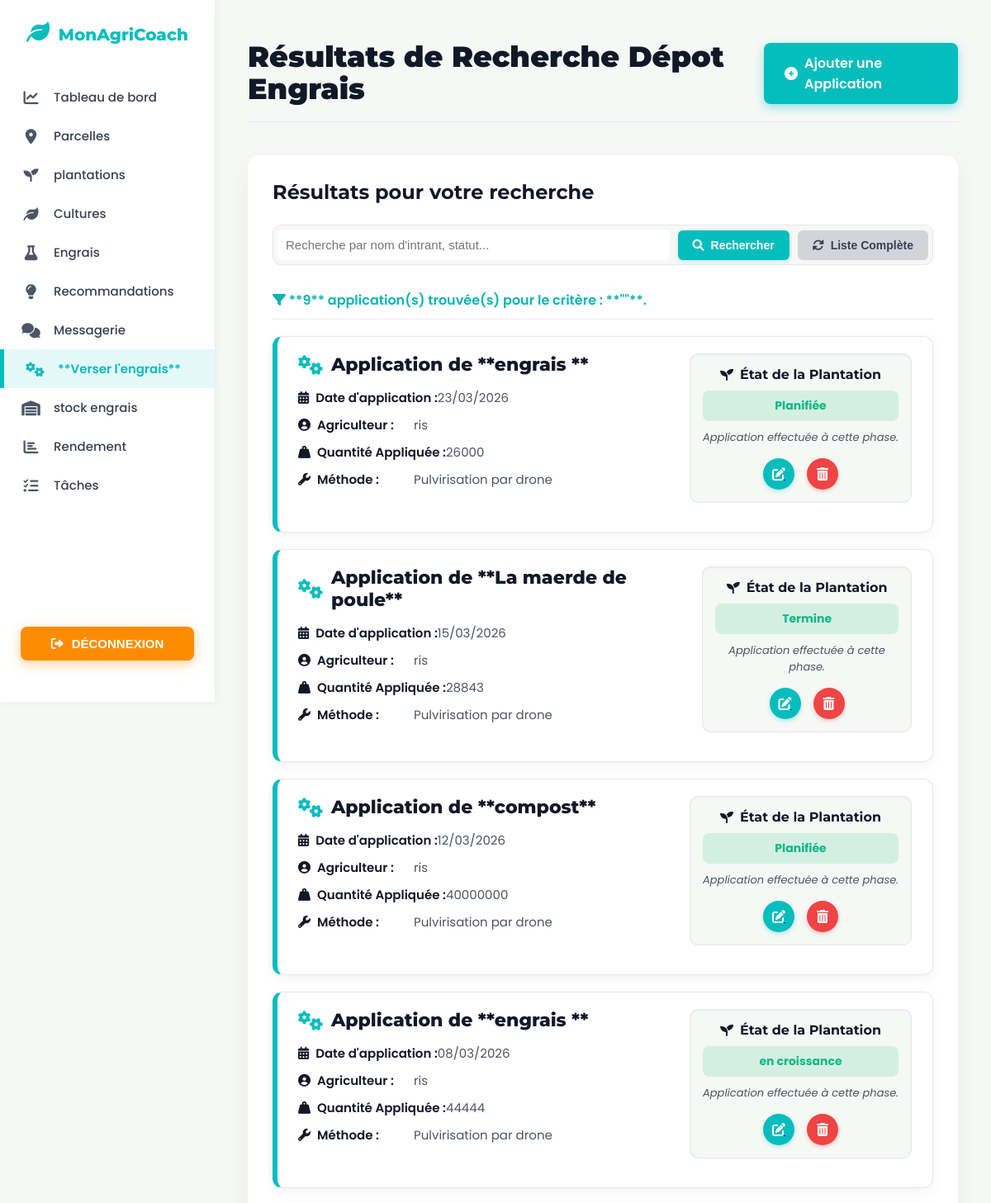
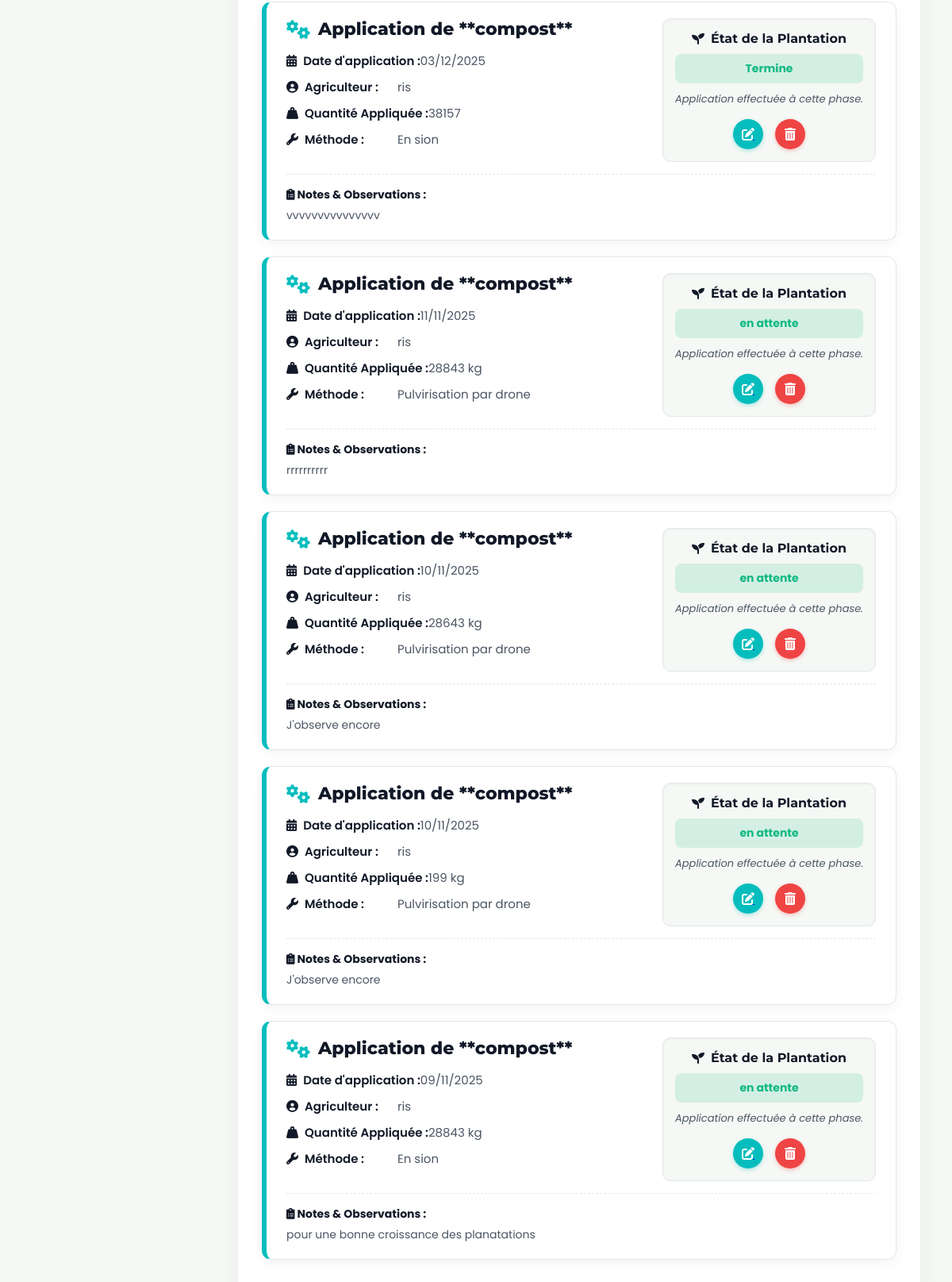
/recherche_appli_intrant.php (signed in), run on the app's committed database (2 pictures, top to bottom).
### tables this page shows
CREATE TABLE `application_intrant` (
  `id` int(11) NOT NULL,
  `date_aplication` datetime NOT NULL,
  `quantite_appliquee` decimal(10,0) NOT NULL,
  `unite_appliquee` varchar(45) NOT NULL,
  `methode_application` varchar(255) NOT NULL,
  `notes` text NOT NULL,
  `id_plantation` int(11) NOT NULL,
  `id_intrant` int(11) NOT NULL,
  `id_agriculteur` int(11) NOT NULL
);

CREATE TABLE `intrant` (
  `id` int(11) NOT NULL,
  `nom_intrant` varchar(45) NOT NULL,
  `type_intrant` varchar(255) NOT NULL,
  `unite_standard` varchar(45) NOT NULL,
  `descriptions` text NOT NULL,
  `id_agriculteur` int(11) NOT NULL
);

CREATE TABLE `utilisateur` (
  `id` int(11) NOT NULL,
  `email` varchar(45) NOT NULL,
  `mot_de_passe` varchar(255) NOT NULL,
  `nom` varchar(45) NOT NULL,
  `prenom` varchar(45) NOT NULL,
  `telephone` varchar(45) NOT NULL,
  `pays` varchar(150) NOT NULL,
  `date_inscription` datetime NOT NULL,
  `type_utilisateur` varchar(45) NOT NULL,
  `reset_token` varchar(255) NOT NULL,
  `reset_token_expiration` datetime NOT NULL,
  `photo` varchar(255) NOT NULL,
  `langue` varchar(5) DEFAULT 'fr',
  `timezone` varchar(50) DEFAULT 'Africa/Douala',
  `notif_arrosage` tinyint(1) DEFAULT 1,
  `notif_stock` tinyint(1) DEFAULT 0
);

CREATE TABLE `plantation` (
  `id` int(11) NOT NULL,
  `date_semis` date NOT NULL,
  `date_recolte_prevue` date NOT NULL,
  `quantite_semis_kg_ha` decimal(10,0) NOT NULL,
  `statut_plantation` varchar(255) NOT NULL,
  `rendement_final_kg` decimal(10,0) NOT NULL,
  `unite_rendement` varchar(45) NOT NULL,
  `id_parcelle` int(11) NOT NULL,
  `id_culture` int(11) NOT NULL,
  `id_agriculteur` int(11) NOT NULL
);

### recherche_appli_intrant.php (the view, shortened to what this page needs)
<?php
require_once 'db.php';
$id_agriculteur = $_SESSION['user_id'];
$apintrants = [];
$terme_recherche = $_GET['recherche'] ?? '';
$params=[':id_agriculteur' => $id_agriculteur];
$query_string ="SELECT
                    a.id,
                    a.date_aplication,
                    a.quantite_appliquee,
                    a.unite_appliquee,
                    a.methode_application,
                    a.notes,
                    p.statut_plantation AS statut_plantation,
                    u.nom AS nom_agriculteur,
                    i.nom_intrant AS nom_intrant
                FROM application_intrant AS a
                JOIN plantation AS p ON a.id_plantation = p.id
                JOIN intrant AS i ON a.id_intrant = i.id
                JOIN utilisateur AS u ON a.id_agriculteur = u.id
                WHERE a.id_agriculteur = :id_agriculteur";
$query_string .= " ORDER BY a.date_aplication DESC";
try{
    $stmt = $pdo->prepare($query_string);
    $stmt->execute($params);
    $apintrants = $stmt->fetchAll(PDO::FETCH_ASSOC);
}catch (PDOException $e) {
    error_log("Erreur de récupération des applications d'intrants: " . $e->getMessage());
    $error_message = "Erreur lors de l'exécution de la recherche.";
}
?>
<!DOCTYPE html>
<html lang="fr">
<head>
    <link rel="stylesheet" href="https://cdnjs.cloudflare.com/ajax/libs/font-awesome/6.0.0-beta3/css/all.min.css">
</head>
<body>
    <nav class="sidebar">
        <a href="index.php" class="logo">
                <i class="fas fa-leaf"></i> MonAgriCoach
            </a>
        <ul>
            <li><a href="farmer_dashboard.php"><i class="fas fa-chart-line"></i> Tableau de bord</a></li>
            <li> <a href="liste_parcelle.php"><i class="fas fa-map-marker-alt"></i> Parcelles</a></li>
            <li> <a href="liste_plantation.php"><i class="fas fa-seedling"></i> plantations</a></li>
            <li><a href="liste_culture.php"><i class="fas fa-leaf"></i>  Cultures </a></li>
            <li><a href="liste_intrant.php"><i class="fas fa-flask"></i> Engrais</a></li>
            <li> <a href="liste_recom.php"><i class="fas fa-lightbulb"></i> Recommandations</a></li>
            <li> <a href="liste_message_agri.php"><i class="fas fa-comments"></i> Messagerie</a></li>
            <li><a href="liste_appli_intrant.php"><i class="fas fa-cogs"></i>**Verser l'engrais**</a></li>
            <li> <a href="liste_st_intrant.php"><i class="fas fa-warehouse"></i> stock engrais</a></li>
            <li><a href="liste_re.php"><i class="fas fa-chart-bar"></i> Rendement</a></li>
            <li><a href="liste_taches.php"><i class="fas fa-tasks"></i> Tâches</a></li>
        </ul>
        <div class="btn-deconnexion-wrapper">
            <div class="btn_lien">
                <button >
                    <a href="deconnexion.php">
                        <i class="fas fa-sign-out-alt"></i> DÉCONNEXION
                    </a>
                </button>
            </div>
        </div>
    </nav>
    <div class="main-content">
        <div class="header">
            <h1>Résultats de Recherche Dépot Engrais</h1>
            <a href="appli_intrant.php" class="add-new-link">
                <i class="fas fa-plus-circle"></i> Ajouter une Application
            </a>
        </div>
        <div class="content-container">
            <h2>Résultats pour votre recherche</h2>
            <form action="recherche_appli_intrant.php" method="GET" class="search-form">
                <input type="text" name="recherche" placeholder="Recherche par nom d'intrant, statut..." id="search_query" value="<?= htmlspecialchars($terme_recherche); ?>">
                <button type="submit"><i class="fas fa-search"></i> Rechercher</button>
                <button type="button" onclick="window.location.href='liste_appli_intrant.php'"><i class="fas fa-sync-alt"></i> Liste Complète</button>
            </form>
            <p class="search-info">
                <i class="fas fa-filter"></i> **<?= count($apintrants); ?>** application(s) trouvée(s) pour le critère : **"<?= htmlspecialchars($terme_recherche); ?>"**.
            </p>
            <?php if (count($apintrants) > 0): ?>
                <ul class="appli-list">
                    <?php foreach($apintrants as $apintrant ):
                        $statut = htmlspecialchars($apintrant['statut_plantation']);
                        $status_class = 'status-growing';
                    ?>
                        <li class="appli-item">
                            <div class="appli-main-row">
                                <div class="appli-details">
                                    <h3>
                                        <i class="fas fa-cogs"></i>
                                        Application de **<?= htmlspecialchars($apintrant['nom_intrant']); ?>**
                                    </h3>
                                    <div class="metadata-grid">
                                        <div class="metadata-detail">
                                            <strong><i class="fas fa-calendar-alt"></i> Date d'application :</strong>
                                            <span><?= date('d/m/Y', strtotime($apintrant['date_aplication'])); ?></span>
                                        </div>
                                        <div class="metadata-detail">
                                            <strong><i class="fas fa-user-circle"></i> Agriculteur :</strong>
                                            <span><?= htmlspecialchars($apintrant['nom_agriculteur']); ?></span>
                                        </div>
                                        <div class="metadata-detail">
                                            <strong><i class="fas fa-weight-hanging"></i> Quantité Appliquée :</strong>
                                            <span><?= htmlspecialchars($apintrant['quantite_appliquee']) . ' ' . htmlspecialchars($apintrant['unite_appliquee']); ?></span>
                                        </div>
                                        <div class="metadata-detail">
                                            <strong><i class="fas fa-wrench"></i> Méthode :</strong>
                                            <span><?= htmlspecialchars($apintrant['methode_application']); ?></span>
                                        </div>
                                    </div>
                                </div>
                                <div class="appli-info-block">
                                    <h4><i class="fas fa-seedling"></i> État de la Plantation</h4>
                                    <span class="info-tag <?= $status_class; ?>">
                                        <?= $statut; ?>
                                    </span>
                                    <p style="font-size: 13px; color: var(--color-text-medium); margin: 0; font-style: italic;">
                                        Application effectuée à cette phase.
                                    </p>
                                    <div class="info-actions">
                                        <a href="modifier_ap_intrant.php?id=<?= $apintrant['id']; ?>" title="Modifier l'Application">
                                            <i class="fas fa-edit"></i>
                                        </a>
                                        <form action="supprime_ap_intrant.php" method="POST" onsubmit="return confirm('Êtes-vous sûr de vouloir supprimer cette application de <?= htmlspecialchars($apintrant['nom_intrant']); ?> du <?= date('d/m/Y', strtotime($apintrant['date_aplication'])); ?> ?');" style="display:inline;">
                                            <button type="submit" title="Supprimer l'Application" class="delete-button">
                                                <i class="fas fa-trash-alt"></i>
                                            </button>
                                        </form>
                                    </div>
                                </div>
                            </div>
                            <?php if (!empty($apintrant['notes'])): ?>
                                <div class="notes-detail">
                                    <strong><i class="fas fa-clipboard-list"></i> Notes & Observations :</strong>
                                    <?= nl2br(htmlspecialchars($apintrant['notes'])); ?>
                                </div>
                            <?php endif; ?>
                        </li>
                    <?php endforeach;?>
                </ul>
            <?php else:?>
                <p class="no-records"><i class="fas fa-info-circle"></i> Aucun intrant trouvée pour vos critères de recherche : **"<?= htmlspecialchars($terme_recherche); ?>"**.</p>
            <?php endif;?>
        </div>
    </div>
</body>
</html>

### data on the page
application_intrant: id_intrant.nom_intrant "engrais", date_aplication "23/03/2026", id_agriculteur.nom "ris", quantite_appliquee "26000", methode_application "Pulvirisation par drone", id_plantation.statut_plantation "Planifiée"
application_intrant: id_intrant.nom_intrant "La maerde de poule", date_aplication "15/03/2026", id_agriculteur.nom "ris", quantite_appliquee "28843", methode_application "Pulvirisation par drone", id_plantation.statut_plantation "Termine"
application_intrant: id_intrant.nom_intrant "compost", date_aplication "12/03/2026", id_agriculteur.nom "ris", quantite_appliquee "40000000", methode_application "Pulvirisation par drone", id_plantation.statut_plantation "Planifiée"
application_intrant: id_intrant.nom_intrant "engrais", date_aplication "08/03/2026", id_agriculteur.nom "ris", quantite_appliquee "44444", methode_application "Pulvirisation par drone", id_plantation.statut_plantation "en croissance"
application_intrant: id_intrant.nom_intrant "compost", date_aplication "03/12/2025", id_agriculteur.nom "ris", quantite_appliquee "38157", methode_application "En sion", id_plantation.statut_plantation "Termine", notes "vvvvvvvvvvvvvvv"
application_intrant: id_intrant.nom_intrant "compost", date_aplication "11/11/2025", id_agriculteur.nom "ris", quantite_appliquee "28843", unite_appliquee "kg", methode_application "Pulvirisation par drone", id_plantation.statut_plantation "en attente", notes "rrrrrrrrrr"
application_intrant: id_intrant.nom_intrant "compost", date_aplication "10/11/2025", id_agriculteur.nom "ris", quantite_appliquee "28643", unite_appliquee "kg", methode_application "Pulvirisation par drone", id_plantation.statut_plantation "en attente", notes "J'observe encore"
application_intrant: id_intrant.nom_intrant "compost", date_aplication "10/11/2025", id_agriculteur.nom "ris", quantite_appliquee "199", unite_appliquee "kg", methode_application "Pulvirisation par drone", id_plantation.statut_plantation "en attente", notes "J'observe encore"
application_intrant: id_intrant.nom_intrant "compost", date_aplication "09/11/2025", id_agriculteur.nom "ris", quantite_appliquee "28843", unite_appliquee "kg", methode_application "En sion", id_plantation.statut_plantation "en attente", notes "pour une bonne croissance des planatations"

### other printed values
count($apintrants) "9"
